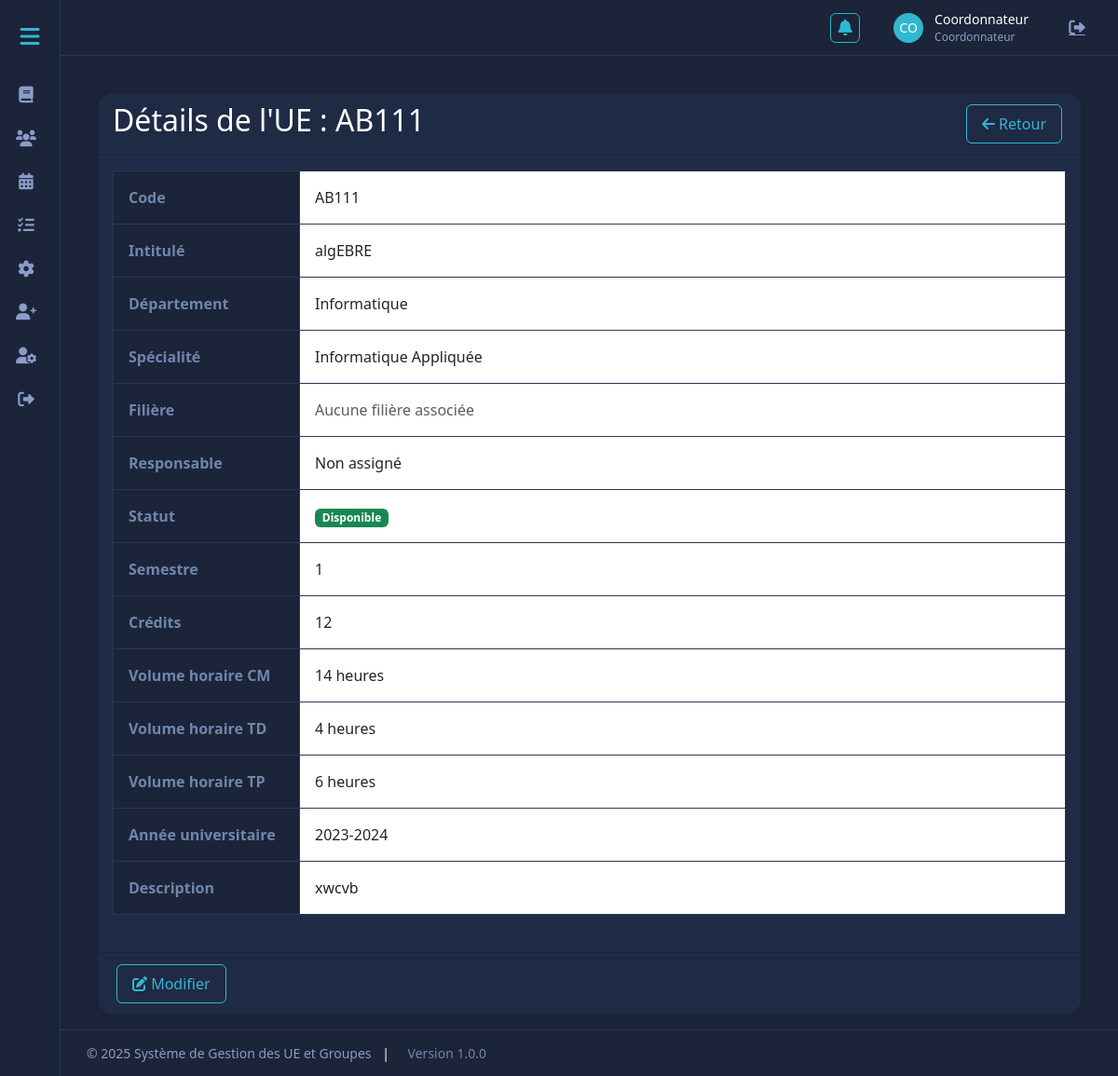
The app's page /web-project2/gestion-module-ue/view.php?id=6, older data.
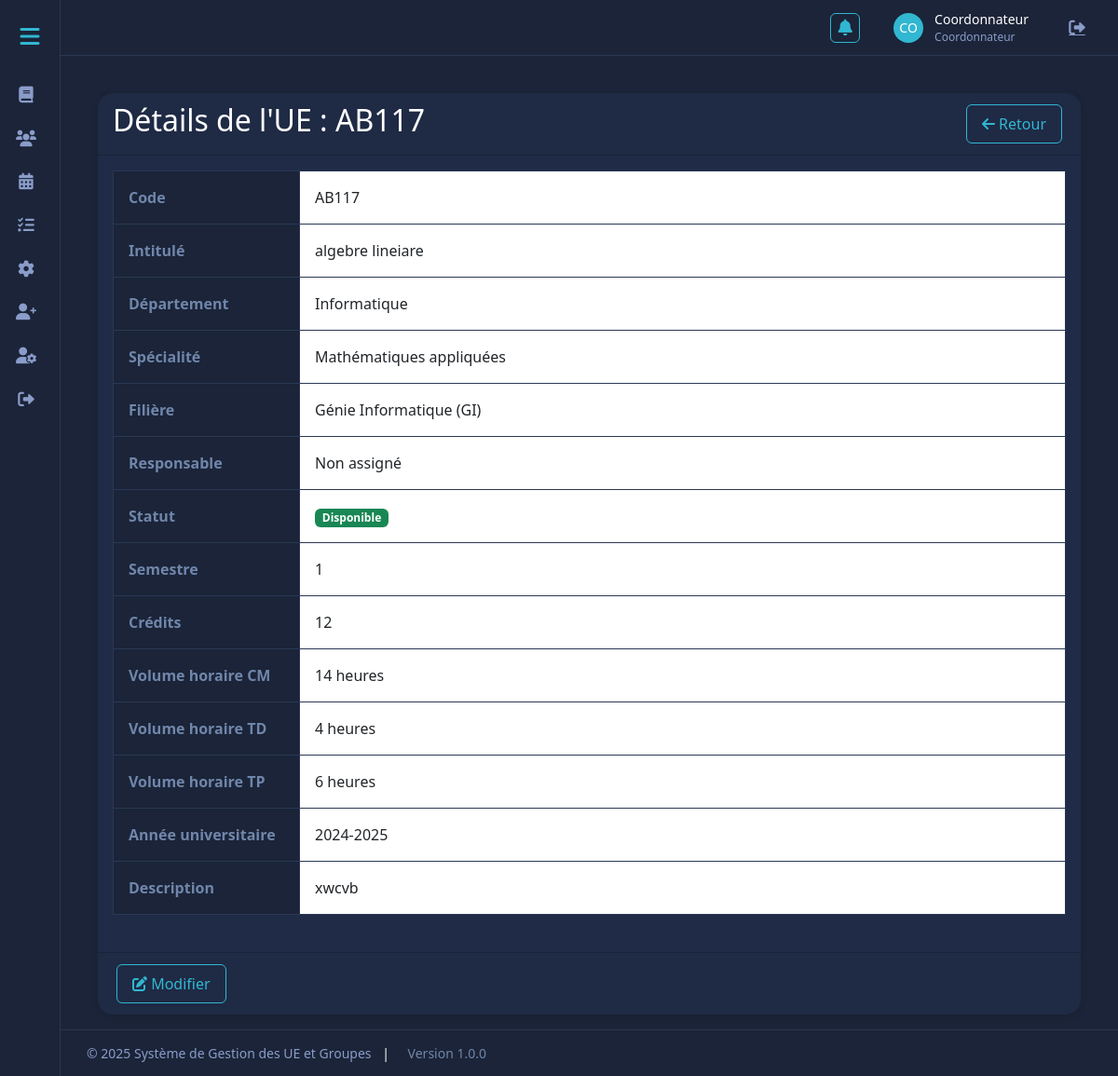
The same page, newer data.
### tables this page shows
CREATE TABLE `unites_enseignement` (
  `id` int(11) NOT NULL,
  `code` varchar(20) NOT NULL,
  `intitule` varchar(100) NOT NULL,
  `description` text DEFAULT NULL,
  `specialite` varchar(50) NOT NULL,
  `id_filiere` int(11) DEFAULT NULL,
  `id_departement` int(11) NOT NULL,
  `semestre` int(11) NOT NULL,
  `volume_horaire_cm` float DEFAULT 0,
  `volume_horaire_td` float DEFAULT 0,
  `volume_horaire_tp` float DEFAULT 0,
  `credits` int(11) NOT NULL,
  `annee_universitaire` varchar(10) NOT NULL,
  `id_responsable` int(11) DEFAULT NULL,
  `statut` enum('disponible','affecte','vacant') DEFAULT 'disponible',
  `date_creation` datetime DEFAULT current_timestamp(),
  `date_modification` datetime DEFAULT current_timestamp() ON UPDATE current_timestamp()
);

CREATE TABLE `departements` (
  `id` int(11) NOT NULL,
  `nom` varchar(100) NOT NULL,
  `description` text DEFAULT NULL,
  `date_creation` timestamp NOT NULL DEFAULT current_timestamp()
);

CREATE TABLE `filieres` (
  `id` int(11) NOT NULL,
  `nom` varchar(100) NOT NULL,
  `id_specialite` int(11) DEFAULT NULL,
  `description` text DEFAULT NULL,
  `id_coordonnateur` int(11) DEFAULT NULL,
  `date_creation` timestamp NOT NULL DEFAULT current_timestamp(),
  `id_departement` int(11) DEFAULT NULL
);

### web-project2/gestion-module-ue/view.php (the view, shortened to what this page needs)
<?php
require_once 'includes/header.php';
$id = mysqli_real_escape_string($conn, $_GET['id']);
$query = "SELECT ue.*, d.nom as nom_departement,
          CONCAT(u.prenom, ' ', u.nom) as nom_responsable,
          f.nom as nom_filiere
          FROM unites_enseignement ue
          LEFT JOIN departements d ON ue.id_departement = d.id
          LEFT JOIN utilisateurs u ON ue.id_responsable = u.id
          LEFT JOIN filieres f ON ue.id_filiere = f.id
          WHERE ue.id = '$id'";
$result = mysqli_query($conn, $query);
$ue = mysqli_fetch_assoc($result);
function getStatusClass($status) {
    switch ($status) {
        case 'disponible':
            return 'success';
    }
}
?>
<div class="container mt-4">
    <div class="card">
        <div class="card-header d-flex justify-content-between align-items-center">
            <h2>Détails de l'UE : <?= htmlspecialchars($ue['code']) ?></h2>
            <a href="index.php" class="btn btn-secondary">
                <i class="fas fa-arrow-left"></i> Retour
            </a>
        </div>
        <div class="card-body">
            <div class="table-responsive">
                <table class="table table-bordered">
                    <tbody>
                        <tr>
                            <th style="width: 200px;">Code</th>
                            <td><?= htmlspecialchars($ue['code']) ?></td>
                        </tr>
                        <tr>
                            <th>Intitulé</th>
                            <td><?= htmlspecialchars($ue['intitule']) ?></td>
                        </tr>
                        <tr>
                            <th>Département</th>
                            <td><?= htmlspecialchars($ue['nom_departement']) ?></td>
                        </tr>
                        <tr>
                            <th>Spécialité</th>
                            <td><?= htmlspecialchars($ue['specialite']) ?></td>
                        </tr>
                        <tr>
                            <th>Filière</th>
                            <td>
                                <?php if (!empty($ue['nom_filiere'])): ?>
                                    <?= htmlspecialchars($ue['nom_filiere']) ?>
                                <?php else: ?>
                                    <span class="text-muted">Aucune filière associée</span>
                                <?php endif; ?>
                            </td>
                        </tr>
                        <tr>
                            <th>Responsable</th>
                            <td><?= $ue['nom_responsable'] ? htmlspecialchars($ue['nom_responsable']) : 'Non assigné' ?></td>
                        </tr>
                        <tr>
                            <th>Statut</th>
                            <td>
                                <span class="badge bg-<?= getStatusClass($ue['statut']) ?>">
                                    <?= ucfirst(htmlspecialchars($ue['statut'])) ?>
                                </span>
                            </td>
                        </tr>
                        <tr>
                            <th>Semestre</th>
                            <td><?= htmlspecialchars($ue['semestre']) ?></td>
                        </tr>
                        <tr>
                            <th>Crédits</th>
                            <td><?= htmlspecialchars($ue['credits']) ?></td>
                        </tr>
                        <tr>
                            <th>Volume horaire CM</th>
                            <td><?= htmlspecialchars($ue['volume_horaire_cm']) ?> heures</td>
                        </tr>
                        <tr>
                            <th>Volume horaire TD</th>
                            <td><?= htmlspecialchars($ue['volume_horaire_td']) ?> heures</td>
                        </tr>
                        <tr>
                            <th>Volume horaire TP</th>
                            <td><?= htmlspecialchars($ue['volume_horaire_tp']) ?> heures</td>
                        </tr>
                        <tr>
                            <th>Année universitaire</th>
                            <td><?= htmlspecialchars($ue['annee_universitaire']) ?></td>
                        </tr>
                        <tr>
                            <th>Description</th>
                            <td><?= nl2br(htmlspecialchars($ue['description'])) ?></td>
                        </tr>
                    </tbody>
                </table>
            </div>
        </div>
        <div class="card-footer">
            <a href="edit.php?id=<?= $ue['id'] ?>" class="btn btn-primary">
                <i class="fas fa-edit"></i> Modifier
            </a>
        </div>
    </div>
</div>
<?php require_once 'includes/footer.php'; ?>

Row changes from the older to the newer data that the page shows:
changed unites_enseignement "xwcvb": code "AB111" → "AB117"; intitule "algEBRE" → "algebre lineiare"; specialite "Informatique Appliquée" → "Mathématiques appliquées"; id_filiere.nom (not shown) → "Génie Informatique (GI)"; annee_universitaire "2023-2024" → "2024-2025"
Text that changed along with them:
text no longer shown: "Aucune filière associée"
